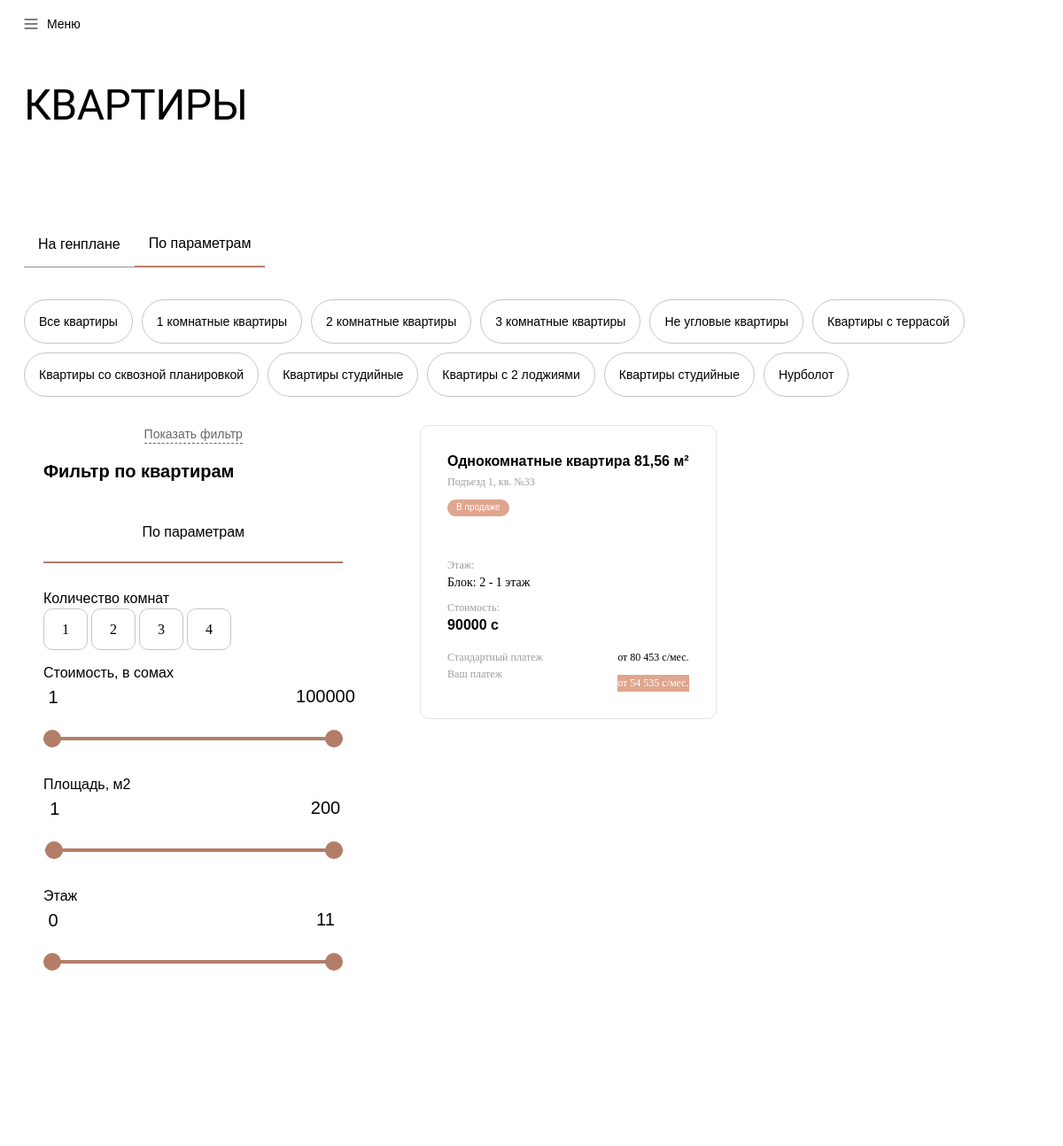
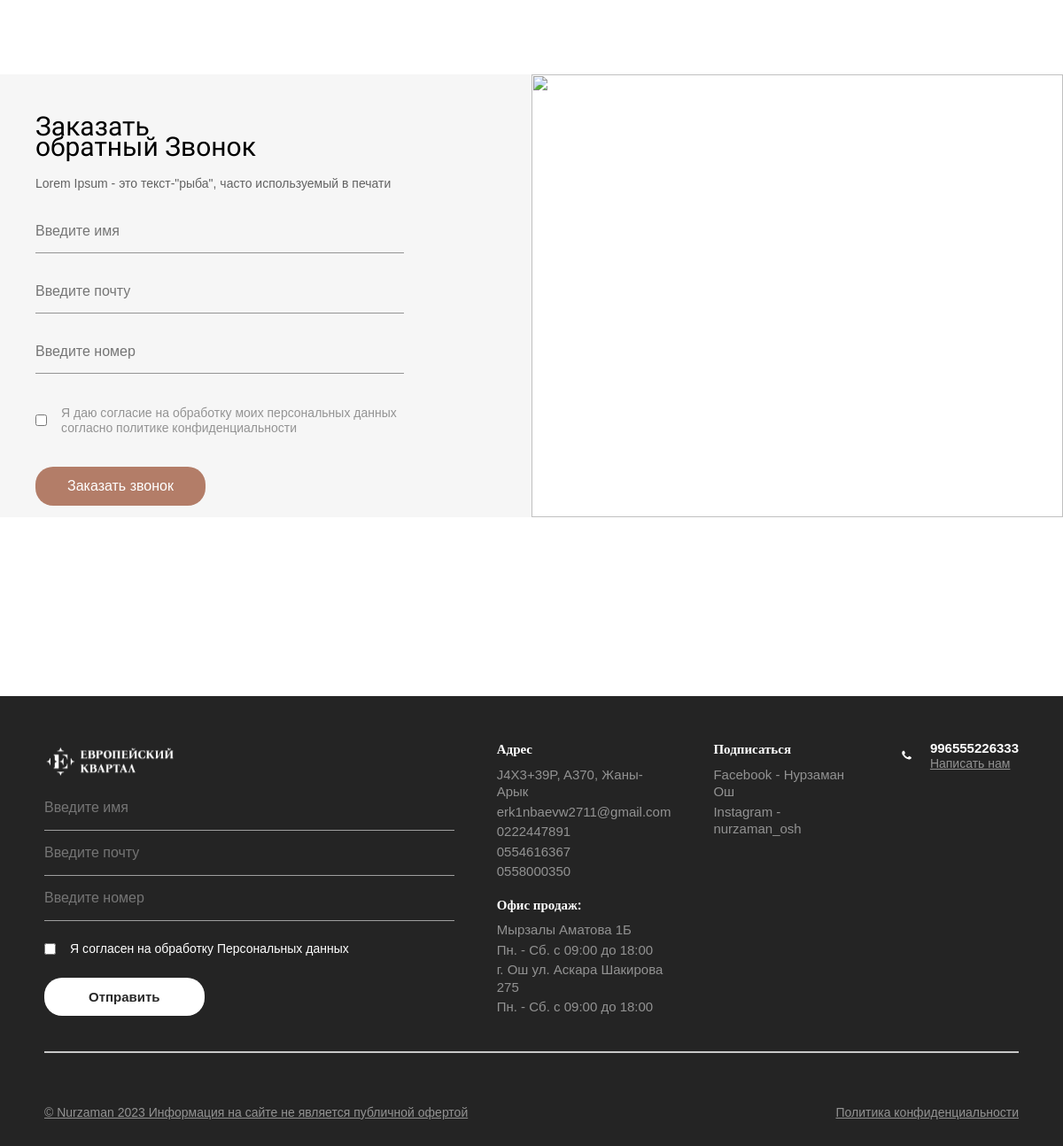
Screenshot of /catalog/?category=4 with the database file from the repository (2 pictures, top to bottom).
### apps/apartment/models.py (models this page shows, shortened)
class Category(models.Model):
    title = models.CharField(
        max_length = 255,
        verbose_name = "Название категории",
        blank= True, null = True
    )
    class Meta:
        verbose_name = "Категория квартир"
        verbose_name_plural = "Категория квартир"

class Rooms(models.Model):
    title = models.CharField(
        max_length = 255,
        verbose_name = "Сколько Комнат"
    )
    def __str__(self):
        return self.title
    class Meta:
        verbose_name = "Добавить Комнаты"
        verbose_name_plural = "Добавить Комнаты"

class Apartment(models.Model):
    category = models.ForeignKey(
        Category,
        related_name = "category_room",
        on_delete = models.CASCADE,
        verbose_name = "Выбрерите категорию"
    )
    floor = models.ForeignKey(
        Floor,
        related_name='floor_form',
        on_delete = models.CASCADE,
        verbose_name = "Сколько этаж",
    )
    room = models.ForeignKey(
        Rooms,
        on_delete = models.CASCADE,
        verbose_name = "Выбрерите сколько комнат"
    )
    status = models.ForeignKey(
        Status,
        related_name = "choise_room",
        on_delete = models.CASCADE,
        verbose_name = "Выбрерите статус"
    )
    razmer = models.FloatField(
        verbose_name = "Введите размер"
    )
    info = models.CharField(
        max_length = 255,
        verbose_name ="Дополнительная информация",
        blank = True,null=True
    )
    layote = ResizedImageField(
        force_format="WEBP",
        quality=100,
        upload_to='layote/',
        verbose_name="Фотография планировки",
        blank = True,null=True
    )
    plan = ResizedImageField(
        force_format="WEBP",
        quality=100,
        upload_to='plan/',
        verbose_name="Фотография на плане этажа",
        blank = True,null=True
    )
    object = ResizedImageField(
        force_format="WEBP",
        quality=100,
        upload_to='object/',
        verbose_name="Фотография на объекте",
        blank = True,null=True
    )
    price = models.IntegerField(
        verbose_name = "Цена"
    )
    exploitation = models.CharField(
        max_length = 255,
        verbose_name = "Ввод в эксплуатацию"
    )
    layout_text = models.CharField(
        max_length = 255,
        verbose_name = "Тип планировок "
    )
    pdf = models.FileField(
        upload_to='pdfs/',
        blank=True, null=True
    )
    class Meta:
        verbose_name = "Добавить Квартиру"
        verbose_name_plural = "Добавить Квартиру"

class Status(models.Model):
    title = models.CharField(
        max_length = 255,
        verbose_name = "Статус квартиры"
    )
    it = models.IntegerField(
        verbose_name = "Id"
    )
    def __str__(self):
        return self.title
    class Meta:
        verbose_name = "Добавить Статус"
        verbose_name_plural = "Добавить Статус"

class Floor(models.Model):
    block = models.ForeignKey(
        'Block',
        on_delete=models.CASCADE,
        verbose_name="Выбрать блок"
    )
    title = models.IntegerField(
        default=0,
        verbose_name="этаж"
    )
    def __str__(self):
        return f"{self.block} - {self.title} этаж"
    class Meta:
        verbose_name = "Добавить Этаж"
        verbose_name_plural = "Добавить Этажи"

class Block(models.Model):
    number = models.IntegerField(
        default = 0,
        verbose_name = "Название блока"
    )
    date = models.DateTimeField(
        blank=True,null = True,
        verbose_name = "Дата сдачи"
    )
    it = models.IntegerField(
        verbose_name = "Нумерация",
        blank=True,null=True
    )
    def __str__(self):
        return f"Блок: {self.number}"
    class Meta:
        verbose_name = "Добавить Блок"
        verbose_name_plural = "Добавить Блоки"

### apps/base/models.py (models this page shows, shortened)
class ContactInfo(models.Model):
    title = RichTextField(
        verbose_name="Информационный текст",
        blank=True,null=True
    )
    image = ResizedImageField(
        force_format="WEBP",
        quality=100,
        upload_to='gallery/',
        verbose_name="Фотография",
        blank = True, null = True
    )
    class Meta:
        verbose_name = "Страница контакты"
        verbose_name_plural = "Страница контакты"

class Settings(models.Model):
    title = models.CharField(
        max_length=255,
        verbose_name="Название сайта"
    )
    descriptions = models.TextField(
        verbose_name="Информационный текст",
        blank=True,null=True
    )
    logo = ResizedImageField(
        force_format="WEBP",
        quality=100,
        upload_to='logo/',
        verbose_name="Логотип Компании",
        blank = True, null = True
    )
    logo_complex = ResizedImageField(
        force_format="WEBP",
        quality=100,
        upload_to='logo/',
        verbose_name="Логотип Комплекса",
        blank = True, null = True
    )
    email = models.EmailField(
        max_length=255,
        verbose_name='Почта'
        )
    location = models.CharField(
        max_length=255,
        verbose_name='Адрес'
    )
    whatsapp = models.URLField(
        verbose_name='Whatspp URL',
        blank=True, null=True
    )
    whatsapp_number = models.CharField(
        max_length = 255,
        verbose_name = "Whatsapp номер"
    )
    instagram = models.URLField(
        verbose_name='Instagram URL',
        blank=True, null=True
    )
    youtube = models.URLField(
        verbose_name='Youtube URL',
        blank=True, null=True
    )
    facebook = models.URLField(
        verbose_name='Facebook URL',
        blank=True, null=True
    )
    class Meta:
            verbose_name = "Основная настройка"
            verbose_name_plural = "Основные настройки"

class SettingsPhone(models.Model):
    settings = models.ForeignKey(Settings, related_name='phone_title', on_delete=models.CASCADE)
    phone = models.CharField(
          max_length = 255,
          verbose_name = "Телефонный номер"
     )
    class Meta:
        unique_together = ('settings', 'phone')
        verbose_name = "Дополнительный телефонный номер"
        verbose_name_plural = "Дополнительный телефонный номер"

class SettingsOffice(models.Model):
    settings = models.ForeignKey(Settings, related_name='office_title', on_delete=models.CASCADE)
    location = models.CharField(
        max_length=255,
        verbose_name='Адрес'
    )
    phone = models.CharField(
          max_length = 255,
          verbose_name = "График работы"
     )
    class Meta:
        unique_together = ('settings', 'phone', 'location')
        verbose_name = "Офис продаж"
        verbose_name_plural = "Офис продаж"

class SettingsSoc(models.Model):
    settings = models.ForeignKey(Settings, related_name='settings_soc', on_delete=models.CASCADE)
    title = models.CharField(
          max_length = 255,
          verbose_name = "Название соц.сети"
     )
    username = models.CharField(
        max_length = 255,
        verbose_name = "username аккаунта"
    )
    url = models.URLField(
        verbose_name = "Ссылка"
    )
    class Meta:
        unique_together = ('settings', 'title')
        verbose_name = "Соц сети"
        verbose_name_plural = "Соц сети"

### apps/apartment/views.py (the view, shortened to what this page needs)
# urls.py: path('catalog/', views.catalog, name="catalog"),
def catalog(request):
    settings = Settings.objects.latest("id")
    apartments = models.Apartment.objects.all()
    categories = models.Category.objects.all()
    category_id = request.GET.get('category')
    if category_id:
        apartments = apartments.filter(category__id=category_id)
    rooms = models.Rooms.objects.all()
    rooms_id = request.GET.get("room")
    if rooms_id:
        apartments = apartments.filter(room_id=rooms_id)
    features = models.Osob.objects.all()
    feature_id = request.GET.get('Ben')  # Получаем ID выбранной особенности из запроса
    if feature_id and feature_id != "0":
        apartments = apartments.filter(apartmentosob__title_id=feature_id)
    search_form = ApartmentSearchForm(request.GET or None)
    apartment_count = apartments.count()
    contactinfo = ContactInfo.objects.latest('id')
    return render(request, 'catalog.html', locals())

### templates/catalog.html (shortened to what this page needs)
{% load static %}
<!DOCTYPE html>
<html lang="en">
  <head>
    <link rel="stylesheet" href="{% static 'assets/styles/style.css' %}" />
    <link rel="stylesheet" href="{% static 'assets/styles/swiperStyle.css' %}" />
  </head>
  <body>
    <header class="header" style="height: fit-content">
      <nav class="nav" style="background-color: white">
        <div class="burger" id="menuButton">
          <svg xmlns="http://www.w3.org/2000/svg" width="16" height="12" viewBox="0 0 16 12" fill="none">
            <path d="M1 1H15" stroke="black" stroke-linecap="round" />
            <path d="M1 6H15" stroke="black" stroke-linecap="round" />
            <path d="M1 11H15" stroke="black" stroke-linecap="round" />
          </svg>
          <p style="color: black">Меню</p>
        </div>
      </nav>
      <br />
    </header>
    <br />
    <br /><br />
    <main class="main" style="padding: 0 27px">
      <br />
      <h1>КВАРТИРЫ</h1>
      <br /><br /><br /><br />
      <div class="sliderLink" style="margin-top: 30px;">
        <a href="{% url 'genplaning' %}">
          <div class="navSlideLink" style="padding: 1rem">На генплане</div>
        </a>
        <div class="navSlideLink activee" style="padding: 1rem">По параметрам</div>
      </div>
      <br /><br />
      <div class="filterList">
        <a href="{% url 'catalog' %}" class="filterItem">Все квартиры</a>
        {% for category in categories %}
        <a href="{% url 'catalog' %}?category={{ category.id }}" class="filterItem">{{ category.title }}</a>
        {% endfor %}
      </div>
    </main>
    <div class="filterZone" style="padding: 0 27px">
      <div class="scrollBar" >
        <div id="openFilter" class="moreFlatCard">
          <p>Показать фильтр</p>
        </div>
        <div class="leftFilteredZone">
          <h1>Фильтр по квартирам</h1>
          <div class="sliderLink">
            <div class="navSlideLink activee" style="width: 100%">По параметрам</div>
          </div>
          <div>
            <h2>Количество комнат</h2>
            {% for room in rooms %}
              <a style='color:black' href="{% url 'catalog' %}?room={{ room.id }}" class="roomButton">{{ room.id }}</a>
            {% endfor %}
          </div>
          <div>
            <h2>Стоимость, в сомах</h2>
            <br /><br />
            <div class="range-slider">
              <input type="range" id="min_price" name="min_price" min="1" max="100000" value="1" class="range-slider__input" />
              <input type="range" id="max_price" name="max_price" min="1" max="100000" value="100000" class="range-slider__input" />
            </div>
          </div>
          <div>
            <h2>Площадь, м2</h2>
            <br /><br />
            <div class="range-slider">
              <input type="range" id="min_size" name="min_size" min="0" max="200" value="1" class="range-slider__input" />
              <input type="range" id="max_size" name="max_size" min="0" max="200" value="200" class="range-slider__input" />
            </div>
          </div>
          <div>
            <h2>Этаж</h2>
            <br /><br />
            <div class="range-slider">
              <input type="range" id="min_floor" name="min_floor" min="0" max="11" value="0" class="range-slider__input" />
              <input type="range" id="max_floor" name="max_floor" min="0" max="11" value="11" class="range-slider__input" />
            </div>
          </div>
        </div>
      </div>
      <div class="flatList">
        {% for apartment in apartments %}
        <a href="{% url 'planing' apartment.id %}">
          <div class="flatListCard">
            <div class="cardHead">
              <h1>{{apartment.room}} квартира {{apartment.razmer}} м²</h1>
              <p>{{apartment.info}}</p>
            </div>
            {% if apartment.status%}
            <button class="flatMetka">{{apartment.status}}</button>
            {% endif %}
            <br />
            <div class="cardFlatImage">
            </div>
            <br />
            <div class="cardFlatInf">
              <p>Этаж:</p>
              <h2>{{apartment.floor}} </h2>
            </div>
            <div class="cardFlatInf">
              <p>Стоимость:</p>
              <h1>{{apartment.price}} с</h1>
            </div>
            <br />
            <div class="cardFootFlat">
              <div>
                <h1>Стандартный платеж <img width="14px" src="{% static 'assets/svg/div.tooltip-circle.svg' %}" alt="" /></h1>
                <h1>Ваш платеж <img width="14px" src="{% static 'assets/svg/div.tooltip-circle — копия.svg' %}" alt="" /></h1>
              </div>
              <div>
                <h2>от 80 453 с/мес.</h2>
                <h3>от 54 535 с/мес.</h3>
              </div>
            </div>
          </div>
        </a>
        {% endfor %}
      </div>
    </div>
    <br /><br />
    <div class="h100"></div>
    {% include 'include/contact_form.html'%}
    <br /><br /><br /><br />
    <div class="h100"></div>
    {% include "include/footer.html" %}
  </body>
  </body>
</html>

### templates/include/contact_form.html (shortened to what this page needs)
<section id="section6" class="form">
    <form method = "POST" class="formSection">
      {{contactinfo.title|safe}}
      <input placeholder="Введите имя" name = "name" class="Forminput" type="text" />
      <input placeholder="Введите почту" name = "email"  class="Forminput" type="email" />
      <input placeholder="Введите номер" name = "number"  class="Forminput" type="text" />
      <div class="checkbox">
        <input type="checkbox" name="consent"  id="agreementFeedback" />
        <label for="agreementFeedback">
          Я даю согласие на обработку моих персональных данных<br />
          согласно политике конфиденциальности
        </label>
      </div>
      <button name = "call1" class="formButton">Заказать звонок</button>
    </form>
    <div class="formImager">
      <img src="{{contactinfo.image.url}}" alt="" />
    </div>
  </section>

### templates/include/footer.html (shortened to what this page needs)
{% load static %}
<footer class="footer none1024">
  <form method="POST">
    <div class="leftFooter">
      <img src="{% static 'assets/svg/Mask group.svg' %}" alt="" />
    </div>
    <input
      placeholder="Введите имя"
      name="name2"
      class="Forminputt"
      type="text"
    />
    <input
      placeholder="Введите почту"
      name="email2"
      class="Forminputt"
      type="email"
    />
    <input
      placeholder="Введите номер"
      name="number2"
      class="Forminputt"
      type="text"
    />
    <div class="checkboxx">
      <input type="checkbox" name="consent2" />
      <p>Я согласен на обработку Персональных данных</p>
    </div>
    <button name="call2" class="footerButton">Отправить</button>
  </form>
  <div class="footerCenter">
    <div>
      <h1>Адрес</h1>
      <p>{{settings.location}}</p>
      <p>{{settings.email}}</p>
      {% for settings in settings.phone_title.all%}
      <p>{{settings.phone}}</p>
      {% endfor %}
    </div>
    <div>
      <h1>Офис продаж:</h1>
      {% for settings in settings.office_title.all%}
      <p>{{settings.location}}</p>
      <p>{{settings.phone}}</p>
      {% endfor %}
    </div>
  </div>
  <div class="footerCenter">
    <div>
      <h1>Подписаться</h1>
      {% for settings in settings.settings_soc.all %}
      <a href="{{settings.url}}">
        <p>{{settings.title}} - {{settings.username}}</p>
      </a>
      {% endfor %}
    </div>
  </div>
  <div class="footerRight">
    <a href="{{settings.whatsapp}}">
      <div class="writeUs">
        <p>
          {{settings.whatsapp_number}}
          <br />
          <u> Написать нам</u>
        </p>
      </div>
    </a>
    <div class="sosial">
    </div>
  </div>
</footer>
<footer class="footer" style="flex-direction: column">
  <div class="line mobileNoneDiv"></div>
  <div class="underFoot">
    <div class="writeUs">
      <p>
        <u>© Nurzaman 2023 Информация на сайте не является публичной офертой</u>
      </p>
    </div>
    <div class="writeUs">
      <p><u>Политика конфиденциальности</u></p>
    </div>
  </div>
</footer>

### rows the page displays
Category: title "1 комнатные квартиры"
Category: title "2 комнатные квартиры"
Category: title "3 комнатные квартиры"
Category: title "Не угловые квартиры"
Category: title "Квартиры с террасой"
Category: title "Квартиры со сквозной планировкой"
Category: title "Квартиры студийные"
Category: title "Квартиры с 2 лоджиями"
Category: title "Квартиры студийные"
Category: title "Нурболот"
Rooms: id "1"
Rooms: id "2"
Rooms: id "3"
Rooms: id "4"
Apartment: room "Однокомнатные", razmer "81,56", info "Подъезд 1, кв. №33", status "В продаже", floor "Блок: 2 - 1 этаж", price "90000"
ContactInfo: title "Заказать обратный Звонок Lorem Ipsum - это текст-\"рыба\", часто используемый в печати"
Settings: location "J4X3+39P, A370, Жаны-Арык", email "erk1nbaevw2711@gmail.com", whatsapp_number "996555226333"
SettingsPhone: phone "0222447891"
SettingsPhone: phone "0554616367"
SettingsPhone: phone "0558000350"
SettingsOffice: location "Мырзалы Аматова 1Б", phone "Пн. - Сб. c 09:00 до 18:00"
SettingsOffice: location "г. Ош ул. Аскара Шакирова 275", phone "Пн. - Сб. c 09:00 до 18:00"
SettingsSoc: title "Facebook", username "Нурзаман Ош"
SettingsSoc: title "Instagram", username "nurzaman_osh"
